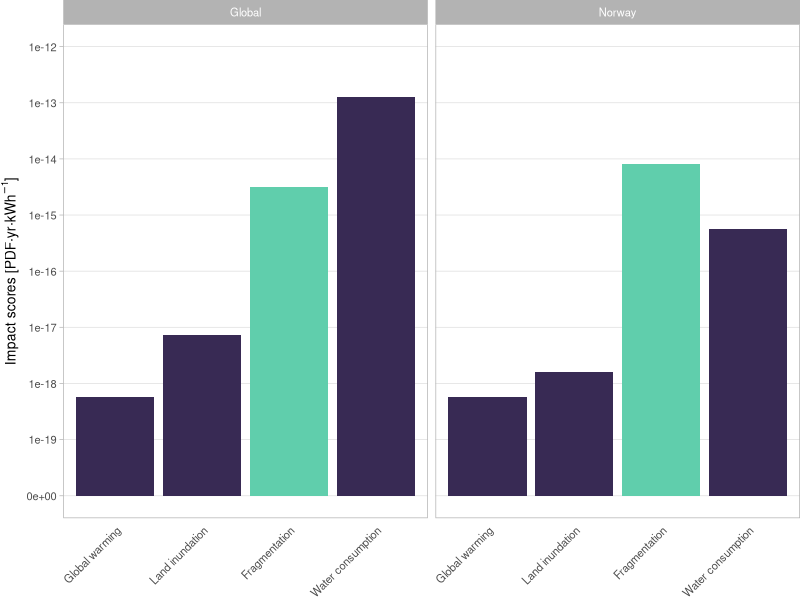

Generate this figure with R:
# -*- coding: utf-8 -*-
# Author: sif.de.visser@ntnu.no
# Date: 20/09/2024

"This file is for the case study application."

# Libraries ----
library(ggplot2)

## Fragmentation ----
turbined_water_glo <- 8.1e-1 # m3 RoW Ecoinvent
turbined_water_no <- 8.1e-1 # m3, Ecoinvent
CF_fragmentation_glo <- 3.89e-15
CF_fragmentation_no <- 1.0195329359071E-14
IS_fragmentation_glo <- turbined_water_glo * CF_fragmentation_glo
IS_fragmentation_no <- turbined_water_no * CF_fragmentation_no

## Water consumption ----
water_consumed_glo <- 0.029221678 # Ecoinvent, water air, unspecified
water_consumed_no <- 0.029221678 # Ecoinvent, water air, unspecified
#0.0016 # Dorber et al. (2019) 
# CFs from Pierrat et al. (2023) - CF_GLOB_A_m (for Norway without outliers)
CF_water_consumption_glo <-  4.39787936616676E-12 # PDF yr / m3
CF_water_consumption_no <- 1.94E-14 # PDF yr / m3
IS_water_consumption_glo <- water_consumed_glo * CF_water_consumption_glo
IS_water_consumption_no <- water_consumed_no * CF_water_consumption_no

## Global warming ----
# foreground data
#CO2eq_glo <- 0.007337042204306785# from Recipe 2016 v1.03, midpoint (H)      # 8.1569e-2	 for tropical reservoirs
CH4_glo <- 0.000014
CH4_no <- 0.000014
# 0.006649472621858932 # from Recipe 2016 v1.03, midpoint (H)
# CFs from De Visser et al. (2023), average, 100 yr, only global available
#CF_CO2_glo <- 1.49e-15 # PDF yr / kg  
CF_CH4_glo <- 0.0000000000000417 # PDF yr / kg  

IS_global_warming_CH4_glo <- CH4_glo * CF_CH4_glo
IS_global_warming_CH4_no <- CH4_no * CF_CH4_glo # Note: only global factor available

#IS_global_warming_CO2eq_glo <- CO2eq_glo * CF_CO2_glo
#IS_global_warming_CO2eq_no <- CO2eq_no * CF_CO2_glo # Note: only global factor available

### Change to CH4 rese

## Land inundation ----
land_inundated_glo <- 3.4500e-3 # m2*year, from Ecoinvent
land_inundated_no <- 3.4500e-3 # m2*year, from Ecoinvent
CF_land_inundation_glo <- 2.10e-15 # weighted average by area ecoregion from natural_to_water, Dorber et al. 2020
CF_land_inundation_no <- 4.646082E-16 # weighted average by area ecoregions in Norway natural_to_water
IS_land_inundation_glo <- land_inundated_glo * CF_land_inundation_glo
IS_land_inundation_no <- land_inundated_no * CF_land_inundation_no

## Barchart ----
Category <- rep(c("Global warming", "Land inundation", "Fragmentation", "Water consumption"),2)
Impact_scores <- c(IS_global_warming_CH4_glo, IS_land_inundation_glo, IS_fragmentation_glo, IS_water_consumption_glo,
                   IS_global_warming_CH4_no, IS_land_inundation_no, IS_fragmentation_no, IS_water_consumption_no)
Resolution <- c(rep("Global",4), rep("Norway",4))
Colour <- c(rep(c("No", "No", "Yes", "No"),2))
case_study <- data.frame(Category, Impact_scores, Resolution, Colour)

Fig_4 <-ggplot(case_study, aes(x = reorder(Category, Impact_scores), y = Impact_scores, fill = Colour)) +
  geom_bar(stat="identity") +
  facet_grid(~Resolution, scales="free") +
  scale_y_continuous(trans=scales::pseudo_log_trans(1e-20,10),
                     limits = c(0, 1e-12),
                     breaks = c(0e+00, 1e-19, 1e-18, 1e-17, 1e-16, 1e-15, 1e-14, 1e-13, 1e-12)) +
  ylab(expression(paste("Impact scores [PDF\u00B7yr\u00B7",kWh^-1,"]"))) +
  theme_light() +
  theme(plot.title = element_text(size = 10),
        axis.title.x = element_blank(),
        axis.text.x = element_text(angle = 45, hjust = 1),
        text = element_text(size = 10),
        legend.text= element_text(size=10),
        plot.margin=unit(c(0,0,0,0),units='cm'),
        panel.grid.major.x = element_blank(), 
        panel.grid.minor.x = element_blank(), 
        panel.grid.major.y = element_line(),  
        axis.ticks.x = element_blank(),
        panel.grid.minor.y = element_blank()) +
  scale_fill_viridis_d(option = "G", begin = 0.2, end = 0.8, guide = "none")

### Save files ----
ggsave(path = "../visualisations", filename = "Fig_4.png", Fig_4, dpi = 600, 
       width = 15.92, height = 7, unit = "cm")
